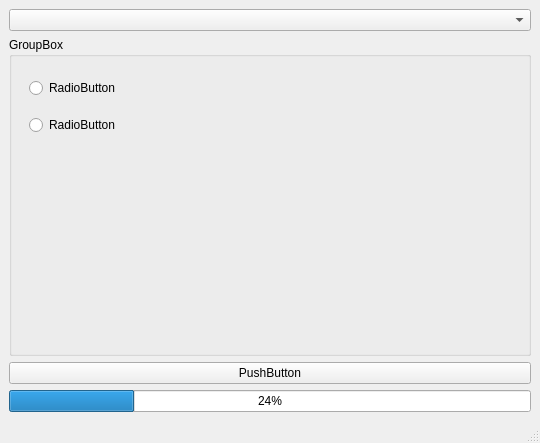
<?xml version="1.0" encoding="UTF-8"?>
<ui version="4.0">
 <class>MainWindow</class>
 <widget class="QMainWindow" name="MainWindow">
  <property name="geometry">
   <rect>
    <x>0</x>
    <y>0</y>
    <width>540</width>
    <height>443</height>
   </rect>
  </property>
  <property name="windowTitle">
   <string>MainWindow</string>
  </property>
  <widget class="QWidget" name="centralwidget">
   <layout class="QVBoxLayout" name="verticalLayout">
    <item>
     <layout class="QGridLayout" name="gridLayout_2">
      <item row="0" column="0">
       <widget class="QComboBox" name="comboBox"/>
      </item>
     </layout>
    </item>
    <item>
     <widget class="QGroupBox" name="groupBox">
      <property name="title">
       <string>GroupBox</string>
      </property>
      <widget class="QWidget" name="gridLayoutWidget">
       <property name="geometry">
        <rect>
         <x>20</x>
         <y>30</y>
         <width>160</width>
         <height>80</height>
        </rect>
       </property>
       <layout class="QGridLayout" name="gridLayout">
        <item row="0" column="0">
         <widget class="QRadioButton" name="radioButton">
          <property name="text">
           <string>RadioButton</string>
          </property>
         </widget>
        </item>
        <item row="1" column="0">
         <widget class="QRadioButton" name="radioButton_2">
          <property name="text">
           <string>RadioButton</string>
          </property>
         </widget>
        </item>
       </layout>
      </widget>
     </widget>
    </item>
    <item>
     <layout class="QGridLayout" name="gridLayout_3">
      <item row="1" column="0">
       <widget class="QProgressBar" name="progressBar">
        <property name="value">
         <number>24</number>
        </property>
       </widget>
      </item>
      <item row="0" column="0">
       <widget class="QPushButton" name="pushButton">
        <property name="text">
         <string>PushButton</string>
        </property>
       </widget>
      </item>
     </layout>
    </item>
   </layout>
  </widget>
  <widget class="QMenuBar" name="menubar">
   <property name="geometry">
    <rect>
     <x>0</x>
     <y>0</y>
     <width>540</width>
     <height>26</height>
    </rect>
   </property>
  </widget>
  <widget class="QStatusBar" name="statusbar"/>
 </widget>
 <resources/>
 <connections/>
</ui>
